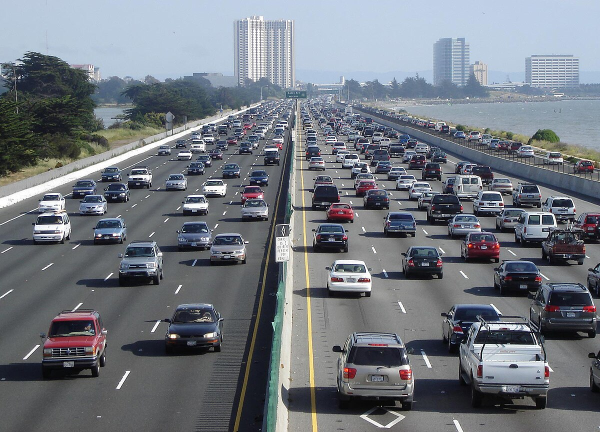
#> input picture cameratest/objectdetectie/aaa.jpg, 1200 x 864 px, given in place of output_video.mp4, which was not available (shown at 1/2 size)
$ python linefollowing_visualisation.py
#> lines starting #> are read from the running program, lines starting #| are printed output that depends on the picture; after the words box and inside, x2 and y2 are one past the last pixel; in counts of white or black regions, pixels touching at a corner belong together; pictures that were not available may be replaced by others from this repository, and a replacement may not be noted
import cv2
import numpy as np

y_norm = 500
x_norm = 575 #standaard positie van de lijn bij y=500

def region_of_interest(img, vertices):
    mask = np.zeros_like(img)
    cv2.fillPoly(mask, vertices, 255)
    masked_image = cv2.bitwise_and(img, mask)
    return masked_image

def get_x(lines):
    for x1, y1, x2, y2 in lines:
        m = (x2 - x1) / (y2 - y1)
        x_coord = x1 + (y_norm - y1) * m
        return int(x_coord)
    return None

def detect_lanes(path):
    capture = cv2.VideoCapture(path)

    if not capture.isOpened():
        print("Error: Could not open video.")
        return

    while True:
        ret, frame = capture.read()
#> frame is the input picture: shape (864, 1200, 3); mean B, G, R 126.9, 119.3, 113.9

        if not ret:
            break

        blurred = cv2.GaussianBlur(frame, (5, 5), 0)
        gray = cv2.cvtColor(blurred, cv2.COLOR_BGR2GRAY)
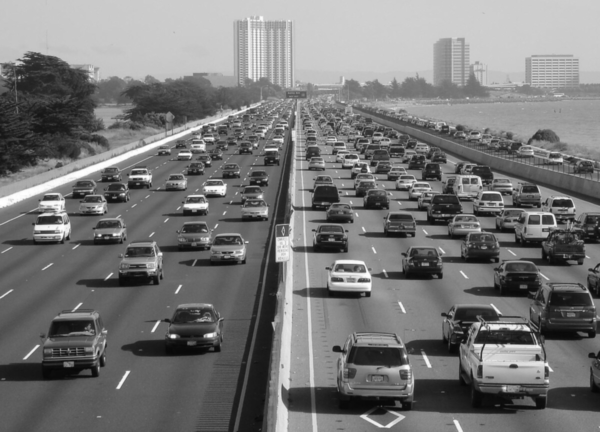
#> gray: shape (864, 1200) (shown at 1/2 size); min 6, max 255, mean 118.6
        grayscale = cv2.inRange(gray, 200, 255) #200 - 255
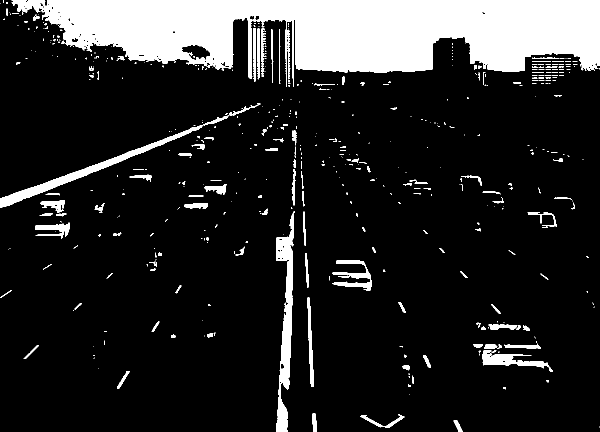
#> grayscale: shape (864, 1200) (shown at 1/2 size); 15.2% white; 500 white regions (361 under 20 px), largest, box (x1, y1, x2, y2) and area: (23, 0, 1200, 174) 123528, (552, 422, 589, 864) 6861, (0, 206, 521, 416) 5986

        edges = cv2.Canny(grayscale, 70, 200)
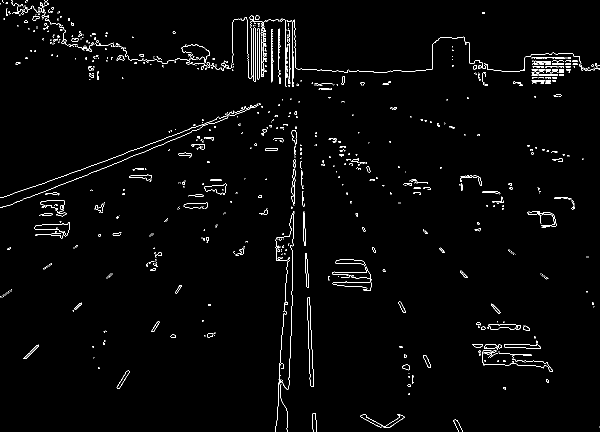
#> edges: shape (864, 1200) (shown at 1/2 size); 1.7% white in thin lines or dots

        height, width = edges.shape
#> height = 864; width = 1200

        # [4 lines of commented-out code are left out]

        lines = cv2.HoughLinesP(edges, 1, np.pi / 180, 50, np.array([]), minLineLength=50, maxLineGap=300)
#> lines = 98 rows, first 6: [20, 410, 969, 27], [589, 40, 632, 849], [3, 395, 884, 75], [584, 611, 584, 43], [598, 138, 620, 766], [129, 367, 685, 143]

        x_at_target_values = []

        if lines is not None:
            for line in lines:
                for x1, y1, x2, y2 in line:
                    if x1 != x2 and y1 != y2:
                        x_at_target_values.append(get_x(line))
                        cv2.line(frame, (x1, y1), (x2, y2), (0, 0, 255), 5)
#> this loop made 98 passes
#> line on passes 1 to 12: [[20, 410, 969, 27]], [[589, 40, 632, 849]], [[3, 395, 884, 75]], [[584, 611, 584, 43]], [[598, 138, 620, 766]], [[129, 367, 685, 143]], [[103, 110, 1097, 162]], [[551, 861, 601, 137]], [[113, 112, 1070, 162]], [[31, 127, 1193, 127]], [[71, 372, 892, 74]], [[107, 88, 1161, 124]]
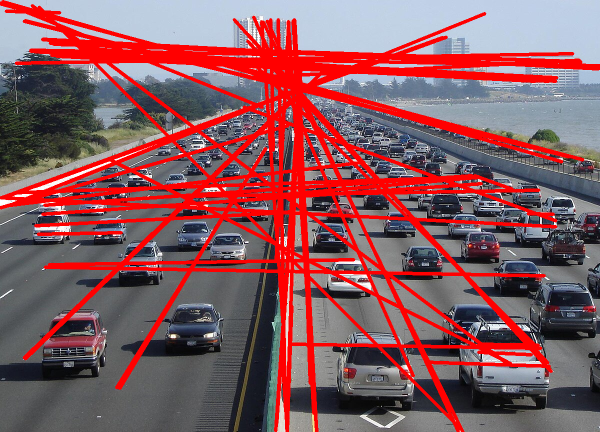
#> frame: shape (864, 1200, 3) (shown at 1/2 size); mean B, G, R 95, 88.9, 137.4
#> after the loop, x_at_target_values = 75 values, max 23528 at index 28, min -21876 at index 17, mean 1431.2

        if x_at_target_values:
            x_at_target = int(np.mean(x_at_target_values))
#> x_at_target = 1431
            if x_at_target < x_norm - 50: #voorbeeld waardes
                print("steer left")
            elif x_at_target > x_norm + 50: #voorbeeld waardes
                print("steer right")

        # cv2.imshow("Grayscale", grayscale)
        cv2.imshow("Lines", frame)

        if cv2.waitKey(1) & 0xFF == ord('q'):
#> (key q is pressed here)
            break

    capture.release()
    cv2.destroyAllWindows()

path = 'C:/Vakken/Jaar 2/Project 78 (SDC)/data/50pdemo/output_video.mp4'
detect_lanes(path)
